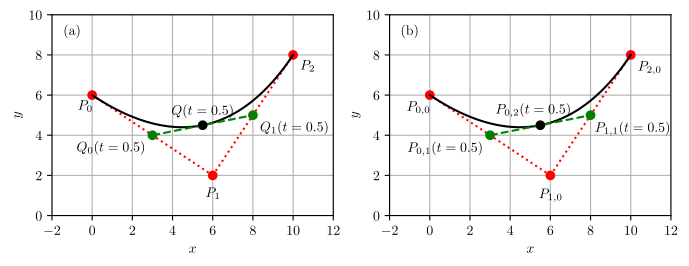

Recreate this plot in Python.
import numpy as np
import matplotlib.pyplot as plt
from matplotlib import rc
from matplotlib.ticker import AutoMinorLocator, MultipleLocator

USELATEX = 1
SAVEFIG = 1

if USELATEX:
  rc('font', **{'family': 'serif', 'serif': ['Computer Modern Roman']})
  rc('text', usetex=True)

t = np.linspace(0, 1, 100) # parameterization
tm = 0.5 # midpoint

# three control points in 2D
P00 = np.array([[0], [6]])
P10 = np.array([[6], [2]])
P20 = np.array([[10], [8]])
x = 0 # index
y = 1 # index

# linear Bezier 
P01 = P00 * (1 - t) + P10 * t
P11 = P10 * (1 - t) + P20 * t

# quadratic Bezier
P02 = P01 * (1 - t) + P11 * t

fig = plt.figure(figsize=(8, 4))  # x in inches wide, y inches tall
ax = fig.add_subplot(1, 2, 1, aspect=1)
ax2 = fig.add_subplot(1, 2, 2, aspect=1)

dx, dy = 0.35, 0.35
ax.plot(P01[x], P01[y], linestyle='dotted', color='red')
ax.plot(P01[x,0], P01[y,0], marker='o', color='red')
ax.text(P01[x,0], P01[y,0] - dy, r'$P_0$', ha='right', va='top')
# now again on ax2
ax2.plot(P01[x], P01[y], linestyle='dotted', color='red')
ax2.plot(P01[x,0], P01[y,0], marker='o', color='red')
ax2.text(P01[x,0], P01[y,0] - dy, r'$P_{0,0}$', ha='right', va='top')

ax.plot(P11[x], P11[y], linestyle='dotted', color='red')
ax.plot(P11[x,0], P11[y,0], marker='o', color='red')
ax.text(P11[x,0], P11[y,0] - 2*dy, r'$P_1$', ha='center', va='top')
ax.plot(P11[x,-1], P11[y,-1], marker='o', color='red')
ax.text(P11[x,-1] + dx, P11[y,-1] - dy, r'$P_2$', ha='left', va='top')
ax.plot(P02[x], P02[y], color='black')
# now again on ax2
ax2.plot(P11[x], P11[y], linestyle='dotted', color='red')
ax2.plot(P11[x,0], P11[y,0], marker='o', color='red')
ax2.text(P11[x,0], P11[y,0] - 2*dy, r'$P_{1,0}$', ha='center', va='top')
ax2.plot(P11[x,-1], P11[y,-1], marker='o', color='red')
ax2.text(P11[x,-1] + dx, P11[y,-1] - dy, r'$P_{2,0}$', ha='left', va='top')
ax2.plot(P02[x], P02[y], color='black')

# linear Bezier at t=0.5
tm = 0.5  # overwrite previous parameterization, not plot just single point
P01m = P00 * (1 - tm) + P10 * tm
P11m = P10 * (1 - tm) + P20 * tm

ax.plot([P01m[x], P11m[x]], [P01m[y], P11m[y]], linestyle='dashed', color='green')
ax2.plot([P01m[x], P11m[x]], [P01m[y], P11m[y]], linestyle='dashed', color='green')

ax.plot(P01m[x], P01m[y], marker='o', color='green')
ax.text(P01m[x] - dx, P01m[y] - dy, r'$Q_0(t=0.5)$', ha='right', va='top')
ax2.plot(P01m[x], P01m[y], marker='o', color='green')
ax2.text(P01m[x] - dx, P01m[y] - dy, r'$P_{0,1}(t=0.5)$', ha='right', va='top')

ax.plot(P11m[x], P11m[y], marker='o', color='green')
ax.text(P11m[x] + dx, P11m[y] - dy, r'$Q_1(t=0.5)$', ha='left', va='top')
ax2.plot(P11m[x], P11m[y], marker='o', color='green')
ax2.text(P11m[x] + 0.6*dx, P11m[y] - dy, r'$P_{1,1}(t=0.5)$', ha='left', va='top')

# quadratic Bezier at t=0.5
P02m = P01m * (1 - tm) + P11m * tm
ax.plot(P02m[x], P02m[y], marker='o', color='black')
ax.text(P02m[x], P02m[y] + dy, r'$Q(t=0.5)$', ha='center', va='bottom')
ax2.plot(P02m[x], P02m[y], marker='o', color='black')
ax2.text(P02m[x] - dx, P02m[y] + dy, r'$P_{0,2}(t=0.5)$', ha='center', va='bottom')

ax.xaxis.set_major_locator(MultipleLocator(2.0))
ax.yaxis.set_major_locator(MultipleLocator(2.0))
ax.set_xlabel(r'$x$')
ax.set_ylabel(r'$y$')
ax2.xaxis.set_major_locator(MultipleLocator(2.0))
ax2.yaxis.set_major_locator(MultipleLocator(2.0))
ax2.set_xlabel(r'$x$')
ax2.set_ylabel(r'$y$')

lax, lay = -1, 9
ax.text(lax, lay, '(a)', backgroundcolor='white', ha='center', va='baseline')
ax2.text(lax, lay, '(b)', backgroundcolor='white', ha='center', va='baseline')
ax.grid()
ax2.grid()
ax.set_xlim(-2, 12)
ax.set_ylim(0, 10)
ax2.set_xlim(-2, 12)
ax2.set_ylim(0, 10)
# ax.legend()

plt.show()

if SAVEFIG:
  fig.savefig("de_casteljau.pdf", bbox_inches="tight")
